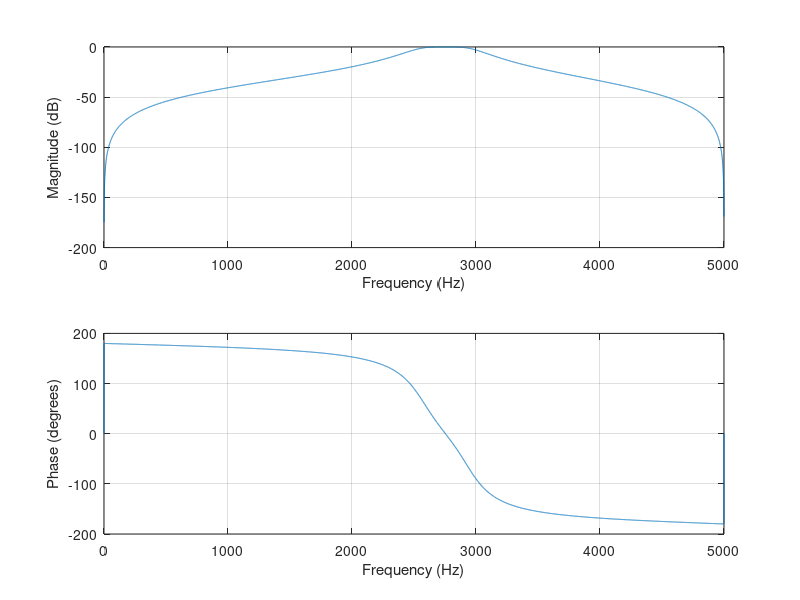
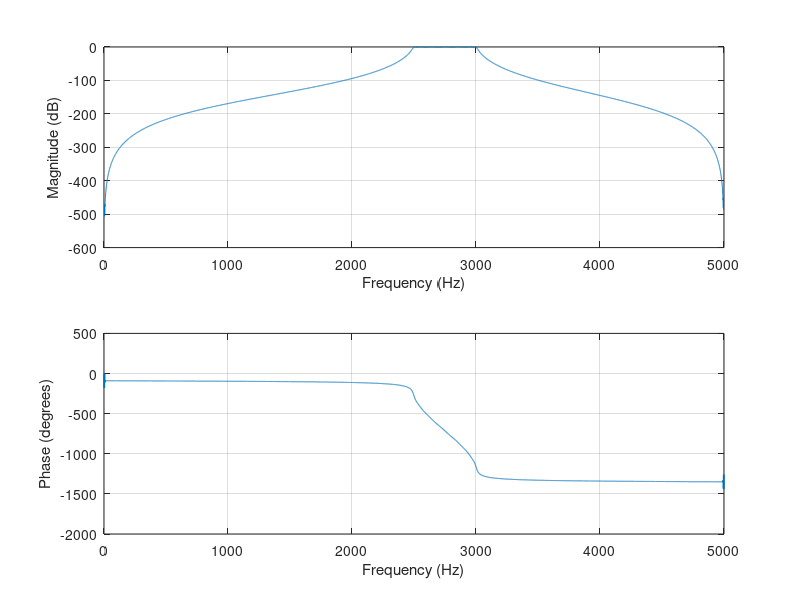
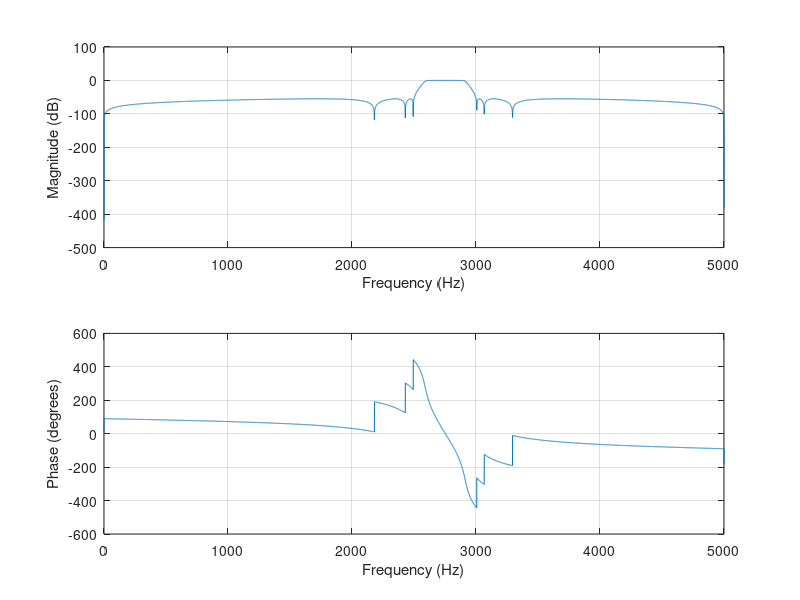
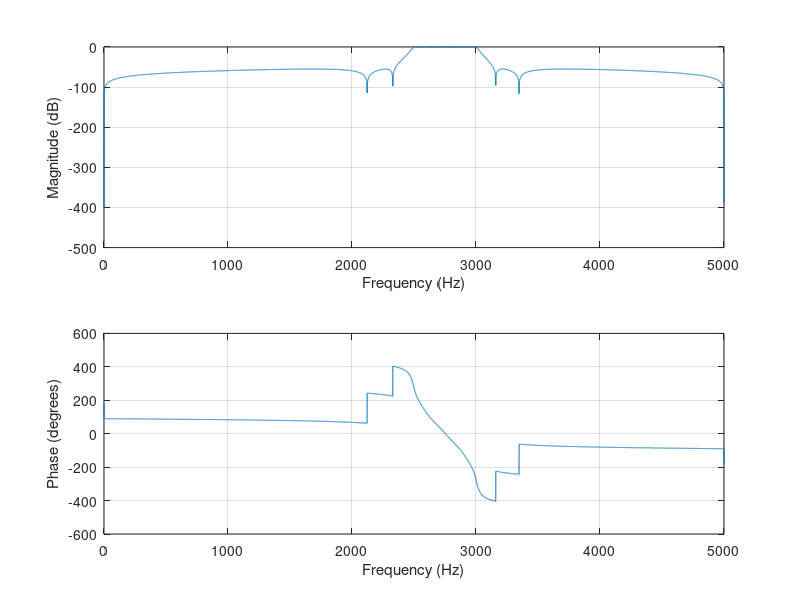

The MATLAB source for these figures, in order:
%Cargo los parametros
Fm = 10000;
%bandas de transicion no mayores a 200 hz
%Para un  Band pass (Ws1<Wp1<Wp2<Ws2)
fr1=2300;
fp1=2500;
fp2=3000;
fr2=3200;
wp1=fp1*2/Fm;%Normalizo las frecuencias entre 0 y Fm/2
wp2=fp2*2/Fm;
wr1=fr1*2/Fm;
wr2=fr2*2/Fm;
epsilon = 0.7; %atenuacion maxima en la banda de paso
lambda = 55; %atenuacion minima en la banda de rechazo EN dBs!!!

%butterworth
figure(1);
%Para el filtro de butter el epsilon y el lambda deben ser negativos con epsilon > lambda
[n,wc] = buttord([wp1, wp2],[wr1, wr2],-1*epsilon,-1*lambda);
disp("El orden necesario para el Filtro de Butterworth es:"),disp(n);
[B,A] = butter(n,[wp1,wp2]);
freqz(B,A,Fm,0,Fm);
#[h1,w1] = freqz(B,A,Fm,0,Fm);
#plot(w1,abs(h1));

%chebyshev tipo 1
figure(2);
[n,wc] = cheb1ord([wp1, wp2],[wr1, wr2],epsilon,lambda);
disp("El orden necesario para el Filtro de Chebyshev I es:"),disp(n);
[B,A] = cheby1(n,0.5,[wp1,wp2]);% 0.5 es la amplitud de los ripples en la banda de paso
freqz(B,A,Fm,0,Fm);
#[h2,w2] = freqz(B,A,Fm,0,Fm);
#plot(w2,abs(h2));

%chebyshev tipo 2
figure(3);
[n,wc] = cheb2ord([wp1, wp2],[wr1, wr2],epsilon,lambda);
disp("El orden necesario para el Filtro de Chebyshev II es:"),disp(n);
[B,A] = cheby2(n,55,[wp1,wp2]);% 55 es la amplitud de los ripples en la banda de rechazo
freqz(B,A,Fm,0,Fm);
#[h3,w3] = freqz(B,A,Fm,0,Fm);
#plot(w3,abs(h3));

%eliptico
figure(4);
[n,wc] = ellipord([wp1, wp2],[wr1, wr2],epsilon,lambda);
disp("El orden necesario para el Filtro Eliptico es:"),disp(n);
[B,A] = ellip(n,0.5,55,[wp1,wp2]);% 0.5 es la amplitud de los ripples en la banda de paso y 55 en la de rechazo
freqz(B,A,Fm,0,Fm);
#[h4,w4] = freqz(B,A,Fm,0,Fm);
#plot(w4,abs(h4));
